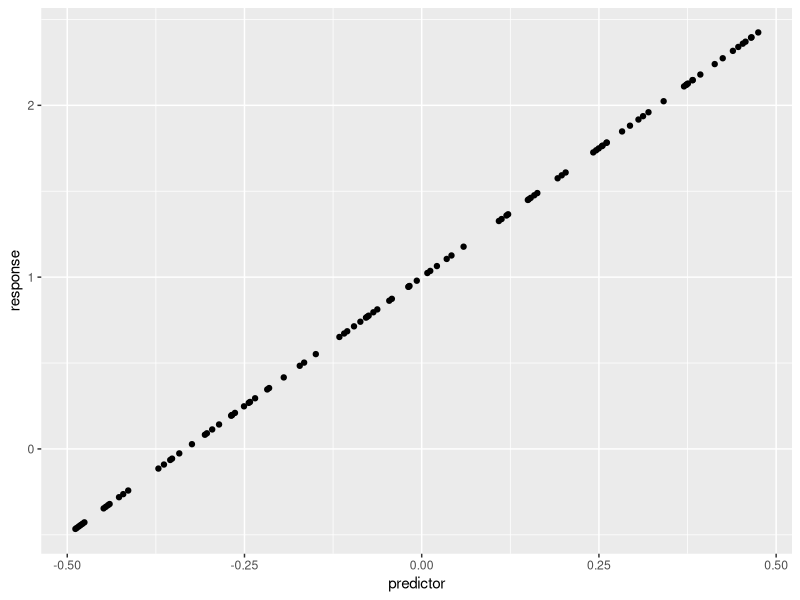
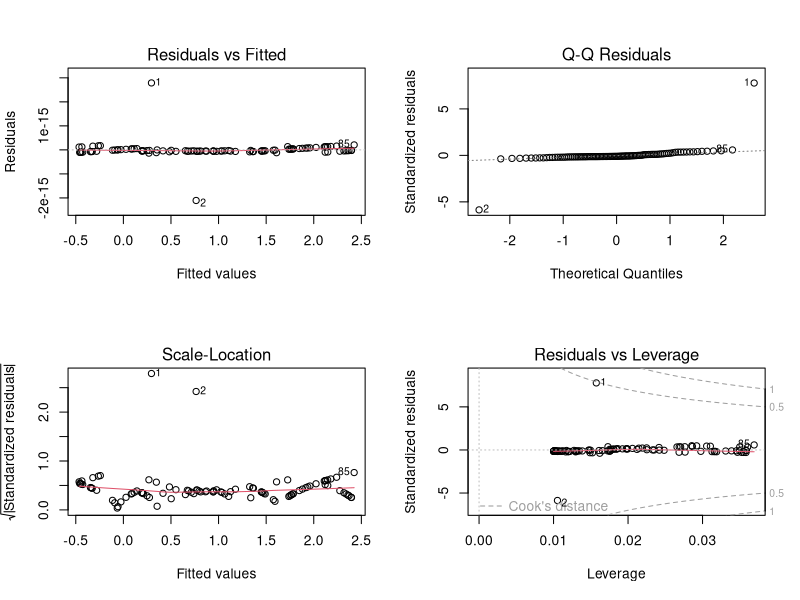
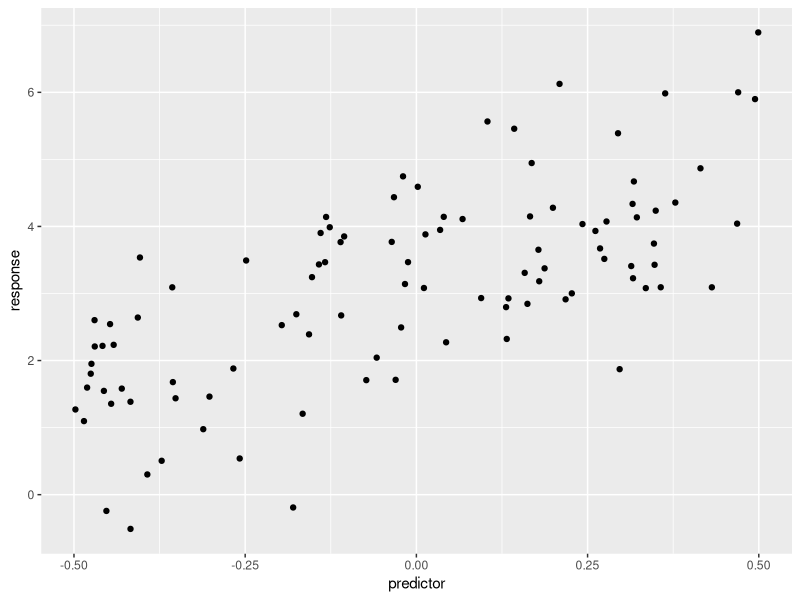
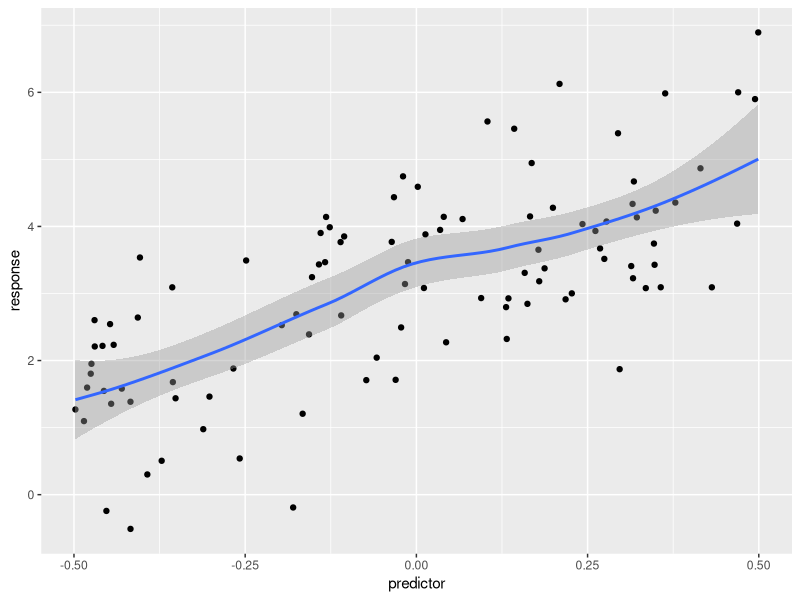
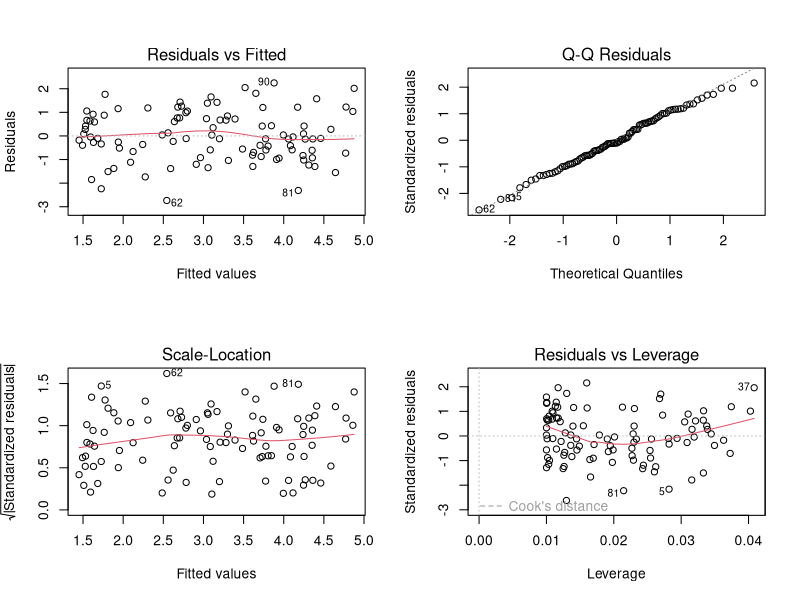
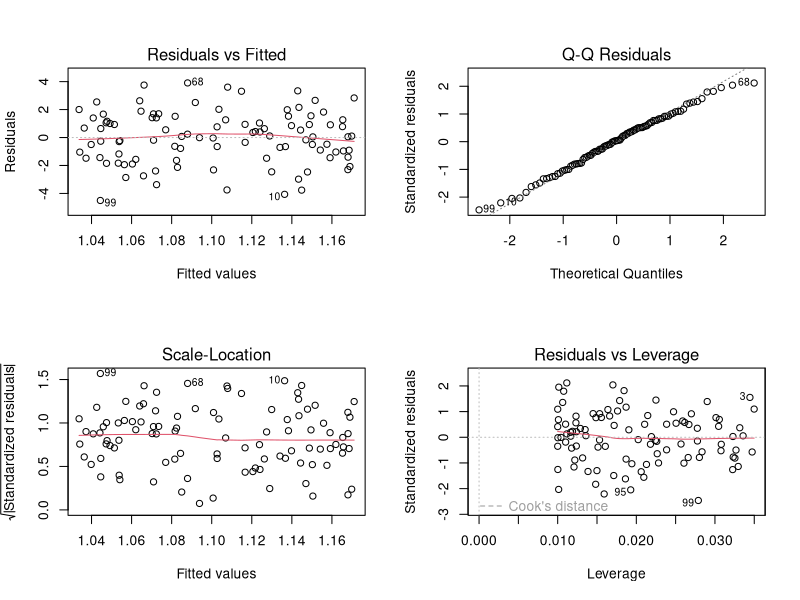
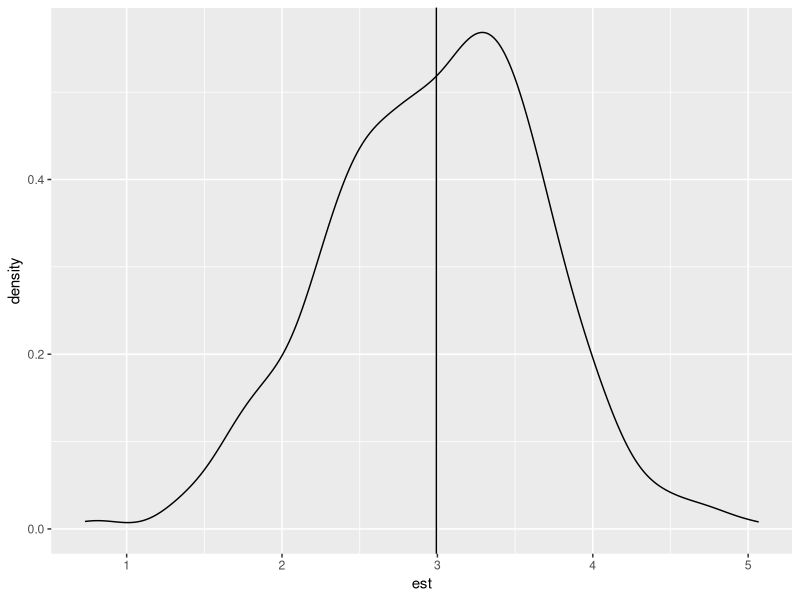
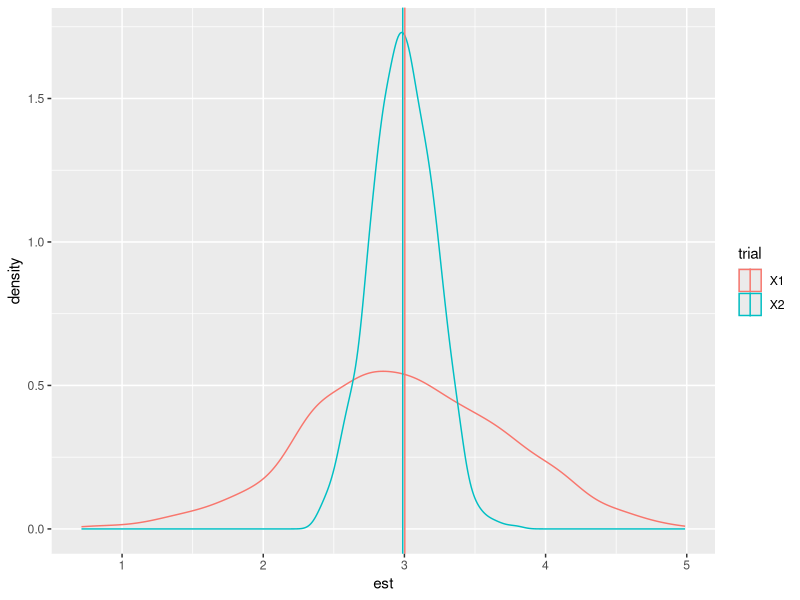

Write the R code that produced these figures, in order. (Note: this script raises an error after producing the figures.)
# Introduction to LM... jump!
library(tidyverse)
set.seed = 12321

# Linear model w/ one with a continuous predictor variable and a continous response variable
# The relationship described by a single parameter, B1 (slope, sand consequently a predictor of effect size)
predictor <- runif(100) - 0.5  ## a uniformly distributed random number between -0.5 and 0.5
B0 <- 1
B1 <- 3
response <- B0 + B1 * predictor
qplot(predictor, response)

m1 <- lm(response ~ predictor)
summary(m1)

par(mfrow = c(2, 2))
plot(m1)

predictor <- runif(100) - 0.5  ## a uniformly distributed random number between -0.5 and 0.5
B0 <- 3
B1 <- 3
error <- rnorm(100, mean = 0, sd = 1)  ## some normally distributed random error
response <- B0 + B1 * predictor + error
qplot(predictor, response)

qplot(predictor, response, geom = c("point", "smooth"), span = 0.9)

m1 <- lm(response ~ predictor)
summary(m1)

par(mfrow = c(2, 2))
plot(m1)


gen.mod <- function(n = 100, b0 = 2, b1 = 3, sd.err = 1) {
  predictor <- runif(n) - 0.5
  response <- b0 + b1 * predictor + rnorm(n, mean = 0, sd = sd.err)
  return(data.frame(response = response, predictor = predictor))
}

m1 <- lm(response ~ predictor, data = gen.mod(n = 100, b0 = 1, b1 = 1, sd.err = 2))
summary(m1)$coefficients["predictor", ]

par(mfrow = c(2, 2))
plot(m1)

est <- NULL
for (i in 1:1000) {
  m1 <- lm(response ~ predictor, data = gen.mod(n = 100, b0 = 1, b1 = 3, sd.err = 2))
  est[i] <- summary(m1)$coefficients["predictor", "Estimate"]
}
p <- ggplot(aes(est), data = data.frame(est = est))
p + geom_density() + geom_vline(xintercept = mean(est))

n.times <- 1000
est.df <- matrix(nrow = n.times, ncol = 2, NA)
for (i in 1:n.times) {
  m1 <- lm(response ~ predictor, data = gen.mod(n = 100, b0 = 1, b1 = 3, sd.err = 2))
  est.df[i, 1] <- summary(m1)$coefficients["predictor", "Estimate"]
  m1 <- lm(response ~ predictor, data = gen.mod(n = 1000, b0 = 1, b1 = 3, 
                                                sd.err = 2))
  est.df[i, 2] <- summary(m1)$coefficients["predictor", "Estimate"]
}
est.df <- data.frame(est.df)

## split est.df into a data frame in long format
est.df <- gather(est.df, value = "est", key="trial")
est.df$trial <- factor(est.df$trial)

est.sum.df <- group_by(est.df, trial) %>% summarize(mn.est = mean(est))

p <- ggplot(aes(est, group = trial, col = trial), data = est.df)
p + geom_density() + geom_vline(data = est.sum.df, aes(xintercept = mn.est, col = trial))



# ---- Don't Get It ----



n.times <- 1000
est.df <- matrix(nrow = n.times, ncol = 5, NA)
for (i in 1:n.times) {
  m1 <- lm(response ~ predictor, data = gen.mod(n = 100, b0 = 1, b1 = 3, sd.err = 1))
  est.df[i, 1] <- summary(m1)$coefficients["predictor", "Estimate"]
  m1 <- lm(response ~ predictor, data = gen.mod(n = 100, b0 = 1, b1 = 3, sd.err = 5))
  est.df[i, 2] <- summary(m1)$coefficients["predictor", "Estimate"]
  m1 <- lm(response ~ predictor, data = gen.mod(n = 100, b0 = 1, b1 = 3, sd.err = 10))
  est.df[i, 3] <- summary(m1)$coefficients["predictor", "Estimate"]
  m1 <- lm(response ~ predictor, data = gen.mod(n = 100, b0 = 1, b1 = 3, sd.err = 15))
  est.df[i, 4] <- summary(m1)$coefficients["predictor", "Estimate"]
  m1 <- lm(response ~ predictor, data = gen.mod(n = 100, b0 = 1, b1 = 3, sd.err = 20))
  est.df[i, 5] <- summary(m1)$coefficients["predictor", "Estimate"]
}
est.df <- data.frame(est.df)

## split est.df into a data frame in long format
est.df <- gather(est.df, value = "est", key="trial")
est.df$trial <- factor(est.df$trial)

est.sum.df <- group_by(est.df, trial) %>% summarize(mn.est = mean(est))

p <- ggplot(aes(est, group = trial, col = trial), data = est.df)
p + geom_density() + geom_vline(data = est.sum.df, aes(xintercept = mn.est, col = trial))

# ANGRY 

# --- can you please teach us, instead of assigning chapters to read - this stuff is important ----
library(tidyverse)
library(ggplot2)
set.seed = 12321

predictor <- runif(100) - 0.5  # a uniformly distributed random number between -0.5 and 0.5
B0 <- 1
B1 <- 3
response <- B0 + B1 * predictor
qplot(predictor, response)

# a function that let’s use generate some random data with some given parameter
gen.mod <- function(n = 50, b0 = 2, b1 = 3, sd.err = 1) {
  predictor <- runif(n) - 0.5
  response <- b0 + b1 * predictor + rnorm(n, mean = 0, sd = sd.err)
  return(data.frame(response = response, predictor = predictor))
}

# repeat
n.times <- 1000
# 'sample size'
n <- c(2, 20, 50)
# 'magnitude of B1'
b1 <- c(0.2, 1, 2.7, 4)
# 'error' (quality - t-value estemate)
sd.err <- c(0.1, 1.5, 5, 15)


test.df <- expand.grid(n.times = n.times, n = n, b1 = b1, sd.err = sd.err)

# Use that function to produce a data frame, with various combinations of each 
# of the three variables as 'factors' and the quality of the estimate as the response.

for (i in 1:length(test.df$n.times)) {
  tmp.df <- gen.mod(n = test.df$n[i], b0 = 2, b1 = test.df$b1[i], sd.err = test.df$sd.err[i])
  tmp.lm <- lm(response ~ predictor, data = tmp.df)
  test.df$tval[i] <- summary(tmp.lm)$coefficients["predictor", "Estimate"]
}

# Show the results visually.
p <- ggplot(data = test.df, aes(tval, group = b1, col = b1))
p + geom_density() + xlab("t value") + ylab("Density") + facet_grid(~sd.err)

#Do the same thing as above, but use a single parameter estimate of B1 = 0 (e.g. no effect).
# (Set B0 = 0). 
# Use a sample size of 100. Instead of using the ‘t’ value as your ‘quality’ estimate, 
# have the function output the ‘p-value’.

gen.mod <- function(n = 50, b0 = 2, b1 = 0, sd.err = 1) {
  predictor <- runif(n) - 0.5
  response <- b0 + b1 * predictor + rnorm(n, mean = 0, sd = sd.err)
  return(data.frame(response = response, predictor = predictor))
}

n.times <- 1000
n <- c(2, 20, 50)
b1 <- c(0)
sd.err <- c(0.1, 1.5, 5, 15)

test.df <- expand.grid(n.times = n.times, n = n, b1 = b1, sd.err = sd.err)

for (i in 1:length(test.df$n.times)) {
  tmp.df <- gen.mod(n = test.df$n[i], b0 = 2, b1 = test.df$b1[i], sd.err = test.df$sd.err[i])
  tmp.lm <- lm(response ~ predictor, data = tmp.df)
  test.df$pval[i] <- summary(tmp.lm)$coefficients["predictor", "Estimate"]
}
# what does it look like? = blue sticks
p <- ggplot(data = test.df, aes(pval, group = n, col = n))
p + geom_density() + facet_grid(~sd.err) + xlab("pee") + ylab("Density")


# 4b. What proportion of p-values are <= 0.05?
pvalues <- which(test.df$p.val <= 0.05)
tabulate(pvalues)

# 4c. How does that change when the amount of error changes. = different blue lines
p <- ggplot(data = test.df, aes(pval, group = n, col = n))
p + geom_density() + facet_grid(~sd.err)






# ---- What I’m aiming for is a visual analysis of how changing sample size (n), 
# effect size (the parameter estimate, B1) and 
# the amount of unexplained variation (error) 
#influences the quality of the parameter estimates. ----

# the gen.mod function - change to gen.df because basically we are making a dataframe 
# that will be used to produce different parameters we want to look at

library(tidyverse)

# so for the assignment, the first question is asking you for the t-values and how they
# change when we change error, B1, and n

## t- value -> is relationship of coefficient (the estemate) and the error
## p-value -> is the probability that you could have seen a result or parameter by chance

## Why we generate our own data?
# Because you know what the structure of the model you would need, 
# it is to test your understanding of how to fit the model, knowing what's going on

# This here, generates our fake data
gen.df <- function(n = 100, b0 = 2, b1 = 3, sd.err = 1) {
  predictor <- seq(-1, 1, length.out = n)
  response <- b0 + b1 * predictor + rnorm(n, mean = 0, sd = sd.err) # this is the actual formula
  return(data.frame(response = response, predictor = predictor))
}
# so the actual formula (response) will be what our lm will look like, 
# rnorm gives us data that fits a normal distribution
# values will range from -1 to 1, with a mean of zero (I think)

# Next, we need to create a data frame with all combinations of all of the variables 
# that we are interested in, each repeated ‘n.times’.

# To do this, we create vectors of the ranges of each of the variables, 
# and then create a data frame from these vectors.

n.times <- 1000
rep <- 1:n.times # this gives us every combination possible 
# (what people use in agricultural plots randomly chosen for treatment)
n <- c(10, 100, 1000)
b1 <- c(0.1, 1, 2.5, 5, 10, 20)
sd.err <- c(0.1, 1, 2, 5)

test.df <- expand.grid(rep = rep, n = n, b1 = b1, sd.err = sd.err)
# 72,000 observations!
# so now the experimental df is here, we can fit the lm to each of the rows of the dataframe
#
# the "for" function loops through every row in that dataframe 
for (i in 1:length(test.df$rep)) {
  tmp.df <- # makes a temporary dataframe that is dumpped when loop finished
    gen.df(n = test.df$n[i], 
           b0 = 2, # this is fixed (I think its the y-intercept?)
           b1 = test.df$b1[i], # represents the effect size apparently
           sd.err = test.df$sd.err[i])
  tmp.lm <- lm(response ~ predictor, data = tmp.df) # this gives us the linear model 
  test.df$est[i] <- summary(tmp.lm)$coefficients["predictor", "Estimate"]
} # this last bit applies the output of the lm to the test.df (new column est)
# not too sure why it says "predictor", "Estimate"

# And now, you have a quality estimate that you can plot, 
# for all levels of the variables that you had control over (n, b1, sd.err).

# doing it this way is labor intensive on the computer, takes a few minutes
# as opposed to doing it in chunks (all values associated with different n, error, B1)

str(test.df)
# we want B1 as factor so we can plot it..
test.df$b1 <- factor(test.df$b1)
p <- ggplot(data = test.df, aes(est, group = b1, col = b1))
p + geom_density()
# so here, we can see the change caused by effect size (B1)

# the original question was asking to use the t-value to identify these changes in the three
# B1, error, and n - so we need to do this

## so this time, we are making 10 times looking at each of the three interests
n.times <- 1:10
n <- c(10, 100, 1000)
b1 <- c(0.1, 1, 2.5, 5, 10, 20)
sd.err <- c(0.1, 1, 2, 5)
# re-make the dataframe, 720 observations
test.df <- expand.grid(n.times = n.times, n = n, b1 = b1, sd.err = sd.err)

## so again, we will run the same loop, only that we are only doing it 720 times
# same idea, but this time we will be making a new column for t-value
for (i in 1:length(test.df$n.times)) {
  tmp.df <- gen.df(n = test.df$n[i], 
                   b0 = 2, 
                   b1 = test.df$b1[i], 
                   sd.err = test.df$sd.err[i])
  tmp.lm <- lm(response ~ predictor, data = tmp.df)
  test.df$est[i] <- summary(tmp.lm)$coefficients["predictor", "t value"]
}
# again, no clue what make this "t-value" any different from what we just calculated in the 
# other loop process (what makes this code different, so that it reports the t?)

# so yes, coefficients is a code that will extract what you list so out of the "predictor" 
# we are looking for the t-value for every run of the loop (720 times) 

# so now we will change a bunch of these to factors so we can graph them:
test.df$n <- factor(test.df$n)
test.df$b1 <- factor(test.df$b1)
test.df$sd.err <- factor(test.df$sd.err)

## Let’s look at the means of those t values, and how they change with n, b1 and error.
test.sum <- 
  group_by(test.df, n, sd.err, b1) %>%
  summarise(gm = exp(mean(log(abs(est)))))
# how did you know to do the exponnt of the mean, log, absolute value of the estemate? 

p <- ggplot(data = test.sum, aes(b1, gm, col = n, group = n))
p + geom_point() + geom_line() + facet_grid(sd.err ~ .) + scale_y_log10()
## so from this we can see that the t-value gets larger with an incerase in 
## the sample size (n), the error, and the B1 (effect size) 


# Ok, now on to the ‘p-values’ part

# Do the same thing as above, but use a single parameter estimate of B1 = 0 
# (e.g. no effect; set B0 = 0). Use a sample size of 100. 
# Instead of using the ‘t’ value as your ‘quality’ estimate, 
# have the function output the ‘p-value’.

## So making the B0 = 0 means that there is no effect of the predictor on the response
# and this way we can test to see how often we get a p-value of less than 0.05 (5%)
# this tells us that indeed, we can have a significant result just by chance
# 5% of the tme we could declare an effect of the coefficient, even though there is not
# basically committing a Type I error?

n.times <- 1:2000  ## do this enough times to matter!
n <- c(100)
b1 <- c(0)
sd.err <- c(0.1, 1, 2, 5)  ## we can leave the error in here, because we will use it

test.df <- expand.grid(n.times = n.times, n = n, b1 = b1, sd.err = sd.err)

# so this looks a the p-value
for (i in 1:length(test.df$n.times)) {
  tmp.df <- gen.df(n = test.df$n[i], b0 = 0, b1 = test.df$b1[i], sd.err = test.df$sd.err[i])
  tmp.lm <- lm(response ~ predictor, data = tmp.df)
  ## extract the p-value associated with each t
  test.df$est[i] <- summary(tmp.lm)$coefficients["predictor", "Pr(>|t|)"]
}
# so somehow it pulls from the lm output the p-values

test.df$n <- factor(test.df$n)
test.df$b1 <- factor(test.df$b1)
test.df$sd.err <- factor(test.df$sd.err)
# so basically we want to find the disstribution of the p-values
# we extracted them from the lm, and they are labeled as est in the test.df

test.sub <- subset(test.df, sd.err == 5)

p <- ggplot(data = test.sub, aes(est))
p + geom_density()
# What proportion of p-values are <= 0.05?

# so using this "with" 
with(test.sub, table(est <= 0.05))/length(test.sub$est)

group_by(test.df, sd.err) %>% 
  summarise(sum.tab = table(est <= 0.05)[2]/length(est))

# And what if we change the sample size?

n.times <- 1:2000  ## do this enough times to matter!
n <- c(10, 100, 1000)
b1 <- c(0)
sd.err <- c(0.1, 1, 2, 5)  ## we can leave the error in here, because we will use it

test.df <- expand.grid(n.times = n.times, n = n, b1 = b1, sd.err = sd.err)

for (i in 1:length(test.df$n.times)) {
  tmp.df <- gen.df(n = test.df$n[i], b0 = 0, b1 = test.df$b1[i], sd.err = test.df$sd.err[i])
  tmp.lm <- lm(response ~ predictor, data = tmp.df)
  ## extract the p-value associated with each t
  test.df$est[i] <- summary(tmp.lm)$coefficients["predictor", "Pr(>|t|)"]
}

test.df$n <- factor(test.df$n)
test.df$b1 <- factor(test.df$b1)
test.df$sd.err <- factor(test.df$sd.err)

group_by(test.df, sd.err, n) %>% 
  summarise(p.05 = table(est <= 0.05)[2]/length(est))




# ---- GLMs and simulation, continued ----
# Three things. 
#1. Extending to a model matrix format 
#2. Poisson processes 
#3. Binomial processes

# Model Matrix: matrix that generates a set of responses, 
# underlining the way that a model fits

# Matrix Multiplications
# Model Matrix x Values

#B0 = 10
#B1 = 2
#  10        2   <- Parameters
#Intercept Predictor Response 
# 1           0.3     B0+B1*Predictor
# 1           0.4
# 1           0.5
# 1           0.2
# 1           0.1

# A GLM predicts the parameters (unknown) given the response values (data) and the error

## The underlying code for glm takes your ‘model’ statement (response ~ predictor) 
# and turns it in to a ‘model matrix’. 
# That is the underlying matrix that is used to help estimate the parameters for the model.

#In the simplest continuous predictor value case, 
# the model matrix is just the predictors, plus a set of ‘1s’ for the intercept.

pred <- runif(5)
mm <- model.matrix(~pred)
print(mm)



#RANDOM EFFECT
# we try to estemate parameters that describe the distribution of this random effect
# 1. observations a random sample of a population (usually)
# 2. the effects observed usually random (the response)
# 3. blocking factors can often be said as random effects (a random sample of blocks potentially available)
# aka trials, odours selected, depends how you want to do it

# The decision to select random/fixed is based off your judgement and what you want to look for
# mixed effects model (has both random and fixed) an example is 2-Way ANOVA

# 

milk <- glmm(Zresponse ~ -1+odour, varcomps.names = c("Test.ID"),random = list(~0+trial), 
             data = gucci, m = 1, doPQL = TRUE, family.glmm = binomial.glmm)
# can't do gaussian

#glmer(formula, data = NULL, family = gaussian, control = glmerControl(),
#      start = NULL, verbose = 0L, nAGQ = 1L, subset, weights, na.action,
#      offset, contrasts = NULL, mustart, etastart,
 #     devFunOnly = FALSE, ...)

glmer(Zresponse~-1+odour+conc+(1|trial), data = gucci, family = gaussian)
# The random effect is represented by (1|operator) indicating that the data is grouped by operator and 
# the 1 indicating that the random effect is constant within each group. 

aov1 <- aov(Zresponse~-1+odour, gucci)
aov2 <- aov(Zresponse~-1+odour*conc, gucci)
aov3 <- aov(Zresponse~-1+odour*conc*gb, gucci)
aov4 <- aov(Zresponse~-1+odour*conc*gb*trial, gucci)
aov5 <- aov(Zresponse~-1+odour*conc*gb*trial*Test.ID, gucci)
aov6 <- aov(Zresponse~-1+odour*conc*gb*trial*Test.ID*min, gucci)

aov(aov1*aov2*aov3*aov4*aov5*aov6)
